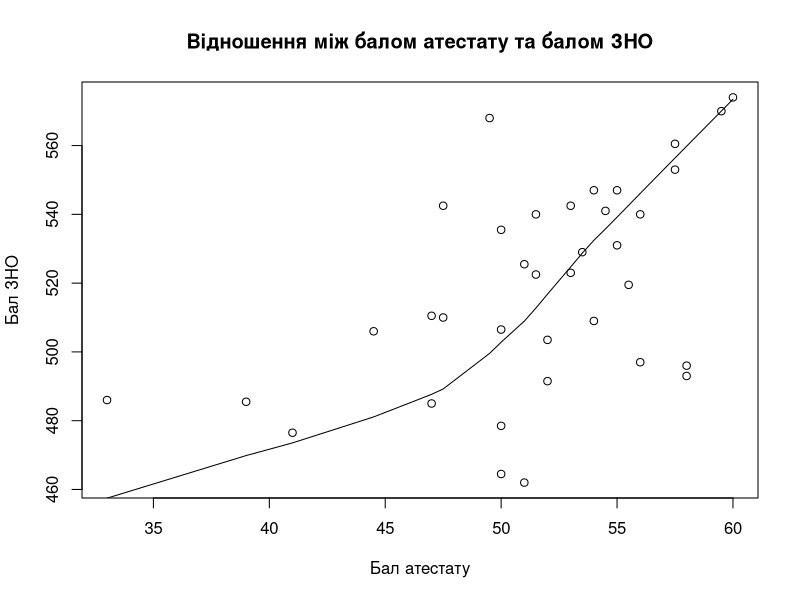

The R script that drew this image:
# Load libraries
library(class)

# Set working directory to source file location
this.dir <- dirname(parent.frame(2)$ofile)
setwd(this.dir)

# Read CSV file
students <- read.csv(file="pzs-students14.csv", head=TRUE, sep=",")

# Draw a plot
plot(x = students$certificate,
     y = students$eit,
     main = "Відношення між балом атестату та балом ЗНО",
     xlab = "Бал атестату",
     ylab = "Бал ЗНО")

# Draw a simplified line displaying the correlation
lines(stats::lowess(x = students$certificate[order(students$certificate)],
                    y = students$eit[order(students$eit)]))

# Find students whose certificate scores are below the average regarding their EIT scores
eit_certificate_ratio <- (students$eit / students$certificate)
students.high_eit_ratio <- (students[eit_certificate_ratio > mean(eit_certificate_ratio), ])
# Sort them in descending order by ratio
students.high_eit_ratio <- students.high_eit_ratio[with(students.high_eit_ratio, order(-(students.high_eit_ratio$eit / students.high_eit_ratio$certificate))), ]
